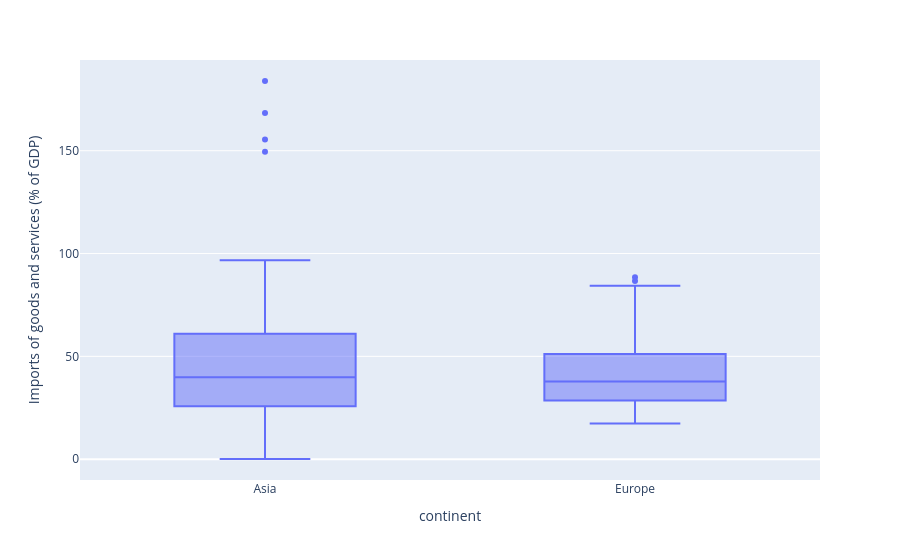

Notebook code cell kept with this figure:
### Markdown cell above
A t-test was used as there are only two categorical groups are being compared, with only one outcome variable being expected

### Code cell
# filter by relevant variables
tdf = df.filter(items=["Year", "continent", "Imports of goods and services (% of GDP)"])
tdf = tdf[tdf["Year"] > 1990]
# remove rows with missing values
tdf = tdf.dropna()
# visualise variation
tdf = tdf[(tdf["continent"] == "Europe") | (tdf["continent"] == "Asia")]
tfig = px.box(tdf, x="continent", y="Imports of goods and services (% of GDP)")
tfig.show()
# t-test
groups = (
    tdf.groupby("continent")["Imports of goods and services (% of GDP)"]
    .apply(list)
    .to_dict()
)
stats.ttest_ind(groups["Europe"], groups["Asia"])

### Figure 1 — Plotly figure (JSON) as saved in the notebook; plotly's stock layout.template omitted (floating-point values rounded to 4 significant figures; data arrays with more than 128 entries replaced by an {"elided": "..."} marker saying what was removed)
{"data": [{"alignmentgroup": "True", "hovertemplate": "continent=%{x}<br>Imports of goods and services (% of GDP)=%{y}<extra></extra>", "legendgroup": "", "marker": {"color": "#636efa"}, "name": "", "notched": false, "offsetgroup": "", "orientation": "v", "showlegend": false, "type": "box", "x": {"elided": "212 str values"}, "x0": " ", "xaxis": "x", "y": {"elided": "212 float values"}, "y0": " ", "yaxis": "y"}], "layout": {"boxmode": "group", "legend": {"tracegroupgap": 0}, "margin": {"t": 60}, "xaxis": {"anchor": "y", "domain": [0, 1], "title": {"text": "continent"}}, "yaxis": {"anchor": "x", "domain": [0, 1], "title": {"text": "Imports of goods and services (% of GDP)"}}}}
